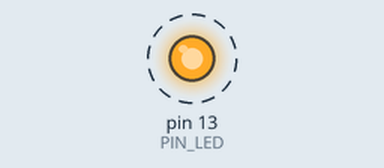
Recording of a sketch running on a simulated Arduino Uno, built with avr-gcc and run on an emulated ATmega328P. On the bench: output pins drawn as LEDs (lit = HIGH). Dashed ring = blinking. What the sketch prints to the serial monitor is not drawn.

Above: at 0.5 s.
Timing chart, 0 to 4.6 s (numbered marks = the images above):
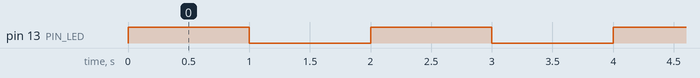

The sketch:

04_example_3.ino.ino
```cpp
#define PIN_LED 13
unsigned int count, toggle;

void setup() {
  pinMode(PIN_LED, OUTPUT);
  Serial.begin(115200); // Initialize serial port
  while (!Serial) {
    ; // Wait for serial port to connect
  }
  Serial.println("Hello World");
  count = toggle = 0;
  digitalWrite(PIN_LED, toggle); // Turn off LED
}

void loop() {
  Serial.println(++count);
  toggle = toggle_state(toggle); // Update the toggle state
  digitalWrite(PIN_LED, toggle); // Update LED status
  delay(1000); // Wait for 1,000 milliseconds
}

int toggle_state(int currentState) {
  return !currentState; // Toggle state (0 -> 1, 1 -> 0)
}
```

Measured:
- by itself, pin 13 (PIN_LED): alternates HIGH for 1.0 s and LOW for 1.0 s
